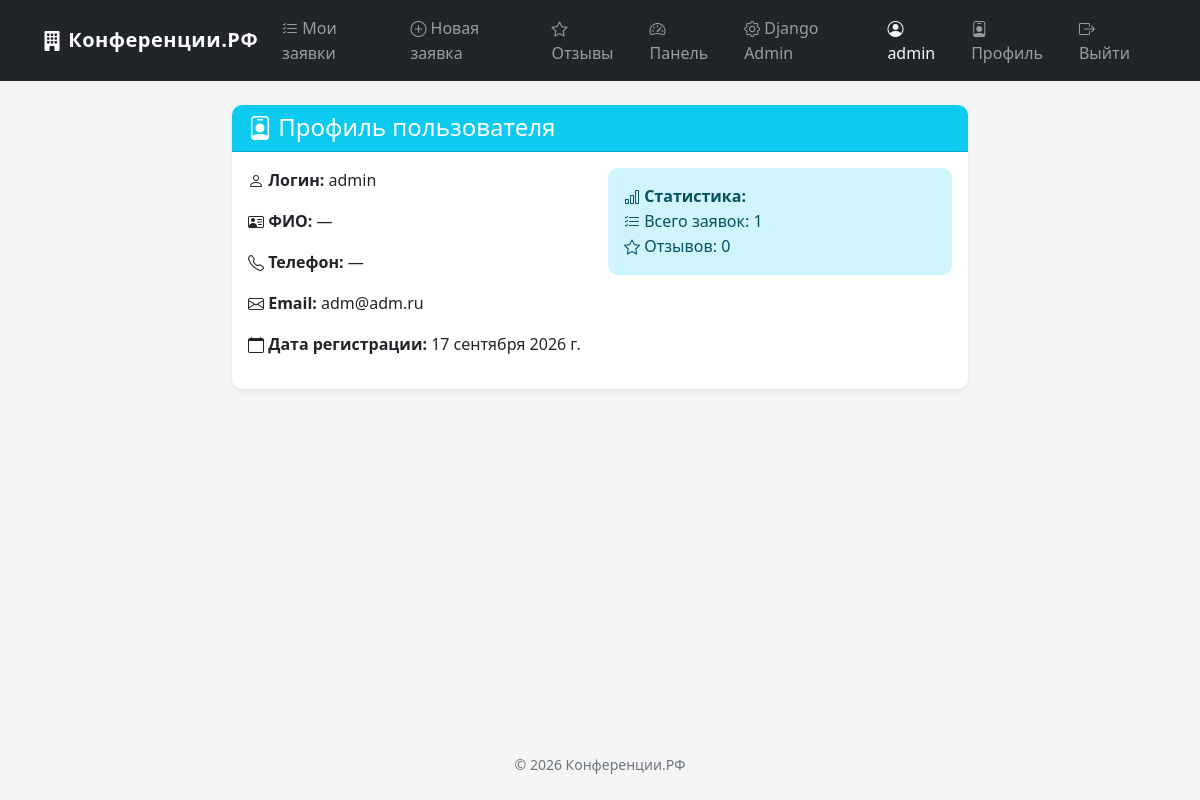
The app's page /users/profile/ (signed in) with its own data.
### users/models.py (models this page shows, shortened)
class CustomUser(AbstractUser):
    username = models.CharField(
        max_length=150,
        unique=True,
        verbose_name='Логин',
        help_text='Только латиница и цифры, не менее 6 символов'
    )
    password = models.CharField(max_length=128, verbose_name='Пароль')
    full_name = models.CharField(
        max_length=255,
        verbose_name='ФИО',
        validators=[validate_cyrillic],
        blank=True,
    )
    phone = models.CharField(
        max_length=20,
        verbose_name='Телефон',
        validators=[validate_phone],
        blank=True,
    )
    email = models.EmailField(max_length=254, verbose_name='Электронная почта')
    is_admin = models.BooleanField(default=False, verbose_name='Администратор')
    is_moderator = models.BooleanField(default=False, verbose_name='Модератор')
    groups = models.ManyToManyField(
        'auth.Group',
        related_name='customuser_set',
        blank=True,
        verbose_name='groups',
        help_text='The groups this user belongs to.'
    )
    user_permissions = models.ManyToManyField(
        'auth.Permission',
        related_name='customuser_set',
        blank=True,
        verbose_name='user permissions',
        help_text='Specific permissions for this user.'
    )
    class Meta:
        verbose_name = 'Пользователь'
        verbose_name_plural = 'Пользователи'

### users/views.py (the view)
# urls.py: path('profile/', views.profile_view, name='profile'),
@login_required
def profile_view(request):
    return render(request, 'users/profile.html')

### users/templates/users/profile.html (shortened to what this page needs)
{% extends 'base.html' %}
{% block content %}
<div class="row justify-content-center">
    <div class="col-12 col-md-10 col-lg-8">
        <div class="card shadow-sm">
            <div class="card-header bg-info text-white">
                <h4 class="mb-0"><i class="bi bi-person-badge"></i> Профиль пользователя</h4>
            </div>
            <div class="card-body">
                <div class="row g-3">
                    <div class="col-12 col-md-6">
                        <p><i class="bi bi-person"></i> <strong>Логин:</strong> {{ user.username }}</p>
                        <p><i class="bi bi-person-vcard"></i> <strong>ФИО:</strong> {{ user.full_name|default:"—" }}</p>
                        <p><i class="bi bi-telephone"></i> <strong>Телефон:</strong> {{ user.phone|default:"—" }}</p>
                        <p><i class="bi bi-envelope"></i> <strong>Email:</strong> {{ user.email }}</p>
                        <p><i class="bi bi-calendar"></i> <strong>Дата регистрации:</strong> {{ user.date_joined|date }}</p>
                    </div>
                    <div class="col-12 col-md-6">
                        <div class="alert alert-info mb-0">
                            <strong><i class="bi bi-bar-chart"></i> Статистика:</strong>
                            <p class="mb-0"><i class="bi bi-list-check"></i> Всего заявок: {{ user.bookings.count }}</p>
                            <p class="mb-0"><i class="bi bi-star"></i> Отзывов: {{ user.reviews.count }}</p>
                        </div>
                    </div>
                </div>
            </div>
        </div>
    </div>
</div>
{% endblock %}

### users/templates/base.html (shortened to what this page needs)
<!DOCTYPE html>
<html lang="ru">
<head>
    <link rel="stylesheet" href="https://cdn.jsdelivr.net/npm/bootstrap@5.2.3/dist/css/bootstrap.min.css">
    <link rel="stylesheet" href="https://cdn.jsdelivr.net/npm/bootstrap-icons@1.11.3/font/bootstrap-icons.min.css">
    {% load static %}
    <link rel="stylesheet" href="{% static 'css/style.css' %}">
</head>
<body>
<nav class="navbar navbar-expand-lg navbar-dark bg-dark sticky-top">
    <div class="container">
        <a class="navbar-brand" href="{% url 'bookings:booking_list' %}">
            <i class="bi bi-building-fill"></i> Конференции.РФ
        </a>
        <div class="collapse navbar-collapse" id="navbarNav">
            <ul class="navbar-nav me-auto">
                {% if user.is_authenticated %}
                    <li class="nav-item">
                        <a class="nav-link" href="{% url 'bookings:booking_list' %}">
                            <i class="bi bi-list-check"></i> Мои заявки
                        </a>
                    </li>
                    <li class="nav-item">
                        <a class="nav-link" href="{% url 'bookings:booking_form' %}">
                            <i class="bi bi-plus-circle"></i> Новая заявка
                        </a>
                    </li>
                    <li class="nav-item">
                        <a class="nav-link" href="{% url 'bookings:review_list' %}">
                            <i class="bi bi-star"></i> Отзывы
                        </a>
                    </li>
                    {% if user.is_admin or user.is_moderator or user.is_superuser %}
                        <li class="nav-item">
                            <a class="nav-link" href="{% url 'bookings:admin_dashboard' %}">
                                <i class="bi bi-speedometer2"></i> Панель
                            </a>
                        </li>
                        <li class="nav-item">
                            <a class="nav-link" href="/admin/">
                                <i class="bi bi-gear"></i> Django Admin
                            </a>
                        </li>
                    {% endif %}
                {% endif %}
            </ul>
            <ul class="navbar-nav">
                {% if user.is_authenticated %}
                    <li class="nav-item">
                        <span class="nav-link text-light">
                            <i class="bi bi-person-circle"></i> {{ user.username }}
                        </span>
                    </li>
                    <li class="nav-item">
                        <a class="nav-link" href="{% url 'users:profile' %}">
                            <i class="bi bi-person-badge"></i> Профиль
                        </a>
                    </li>
                    <li class="nav-item">
                        <a class="nav-link" href="{% url 'users:logout' %}">
                            <i class="bi bi-box-arrow-right"></i> Выйти
                        </a>
                    </li>
                {% endif %}
            </ul>
        </div>
    </div>
</nav>
<div class="container mt-4">
    {% block content %}{% endblock %}
</div>
<footer class="text-center text-muted py-4 mt-5">
    <small>&copy; 2026 Конференции.РФ</small>
</footer>
</body>
</html>

### static/css/style.css (style rules this page uses)
:root { --brand-dark: #2c3e50; --brand-accent: #ff8c42; }
body { background-color: #f5f5f5; min-height: 100vh; display: flex; flex-direction: column; }
.container { flex: 1 0 auto; }
footer { flex-shrink: 0; }
.card { border-radius: 10px; box-shadow: 0 2px 12px rgba(0, 0, 0, 0.06); border: none; transition: transform 0.15s ease, box-shadow 0.15s ease; }
.card-header { border-radius: 10px 10px 0 0 !important; font-weight: 600; }
.navbar-brand { font-weight: bold; letter-spacing: 0.5px; }
.alert { border-radius: 10px; border: none; }
.bi { vertical-align: -1px; }

### records on screen
CustomUser: username "admin", full_name "—", phone "—", email "adm@adm.ru", date_joined "17 сентября 2026 г.", bookings.count "1", reviews.count "0"
